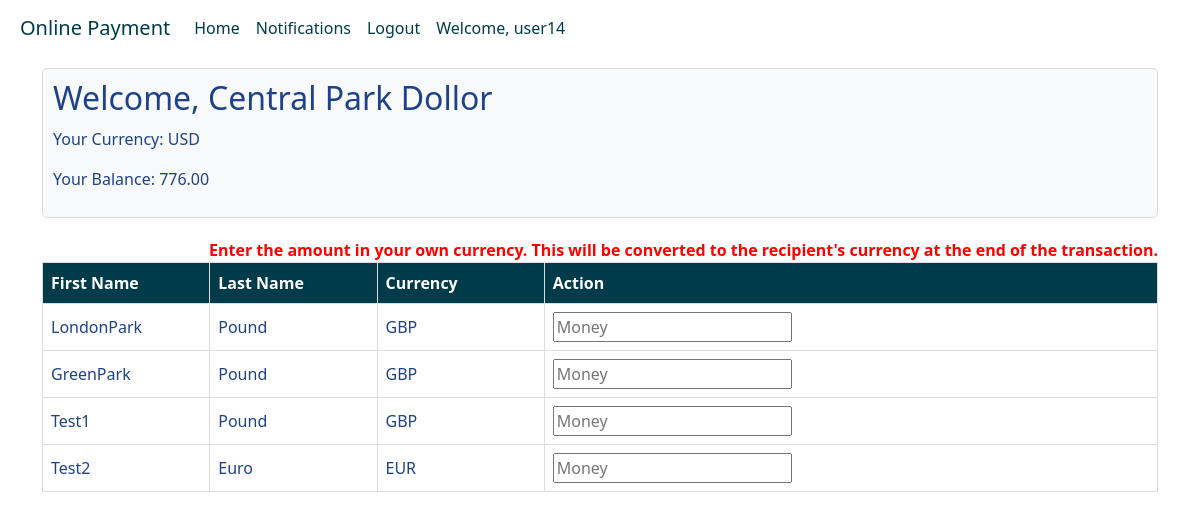
Screenshot of /register/user-list/ (signed in) with the database file from the repository.
### register/models.py (models this page shows, shortened)
class UserProfile(models.Model):
    user = models.OneToOneField(User, on_delete=models.CASCADE)
    first_name = models.CharField(max_length=100)
    last_name = models.CharField(max_length=100)
    email = models.EmailField()
    currency = models.CharField(max_length=3)
    balance = models.DecimalField(max_digits=10, decimal_places=2, default=1000)
    timestamp = models.DateTimeField(auto_now_add=True)

### register/views.py (the view)
# urls.py: path('user-list/', user_list, name='user_list'),
def user_list(request):
    user_profiles = UserProfile.objects.all().values('user__username', 'first_name', 'last_name', 'currency')
    if request.user.is_authenticated:
        current_user_profile = UserProfile.objects.get(user=request.user)
    else:
        current_user_profile = None
    return render(request, 'user_list.html',{
        'users': user_profiles,
        'current_user_profile': current_user_profile
    })

### templates/user_list.html (shortened to what this page needs)
{% extends './base.html' %}
{% block content %}
    {% if request.user.is_authenticated %}
        <div class="dashboard">
            <h2>Welcome, {{ current_user_profile.first_name }} {{ current_user_profile.last_name }}</h2>
            <p>Your Currency: {{ current_user_profile.currency }}</p>
            <p>Your Balance: {{ current_user_profile.balance }}</p>
        </div>
        <div class="table-container">
            <p style="text-align: right; color: red; font-weight: bold; margin: 0;">Enter the amount in your own currency. This will be converted to the recipient's currency at the end of the transaction.</p>
            <table>
                <tr>
                    <th>First Name</th>
                    <th>Last Name</th>
                    <th>Currency</th>
                    <th>Action</th>
                </tr>
                {% for user in users %}
                    {% if user.user__username != request.user.username %}
                        <tr>
                            <td>{{ user.first_name }}</td>
                            <td>{{ user.last_name }}</td>
                            <td>{{ user.currency }}</td>
                            <td>
                                <form action="" method="post" class="payment-form">
                                    <input type="text" name="amount" placeholder="Money" class="amount-input">
                                </form>
                            </td>
                        </tr>
                    {% endif %}
                {% endfor %}
            </table>
        </div>
    {% else %}
        <p style="font-size: 2em; color: red; font-weight: bold;">Please login first.</p>
    {% endif %}
{% endblock %}

### templates/base.html (shortened to what this page needs)
<!DOCTYPE html>
<html lang="en">
<head>
    {% load crispy_forms_tags %}
    <link href="https://cdn.jsdelivr.net/npm/bootstrap@5.3.0-alpha1/dist/css/bootstrap.min.css" rel="stylesheet">
</head>
<body>
<nav class="navbar navbar-expand-lg navbar-light fixed-top">
    <a class="navbar-brand" href="/register/user-list">Online Payment</a>
    <div class="collapse navbar-collapse" id="navbarText">
        <ul class="navbar-nav mr-auto">
            {% if user.is_authenticated %}
                <li class="nav-item">
                    <a class="nav-link" href="/register/user-list">Home</a>
                </li>
                <li class="nav-item">
                    <a class="nav-link" href="/payapp/notifications">Notifications</a>
                </li>
                <li class="nav-item">
                    <a class="nav-link" href="/register/logout">Logout</a>
                </li>
                <li class="nav-item">
                    <a class="nav-link" href="#">Welcome, {{user.username}}</a>
                </li>
            {% else %}
                <li class="nav-item">
                    <a class="nav-link" href="/register/login">Login</a>
                </li>
            {% endif %}
        </ul>
    </div>
</nav>
<div class="container py-5" id="content" name="content">
    {% block content %}
    {% endblock %}
</div>
</body>
</html>

### templates/base.html (style rules this page uses)
body { color: #1d4289; }
.navbar { background-color: #fff; }
.navbar .nav-link { color: #003b49 }
.navbar-brand { margin-left: 20px; color: #003b49 }
#content { margin-top: 20px; }

### templates/user_list.html (style rules this page uses)
table { width: 100%; border-collapse: collapse; table-layout: fixed; }
th:nth-child(1), td:nth-child(1), th:nth-child(2), td:nth-child(2), th:nth-child(3), td:nth-child(3) { width: 15%; }
th, td, tr { border: 1px solid #ddd; padding: 8px; overflow: hidden; text-overflow: ellipsis; }
th { background-color: #003b49; color: white; }
.dashboard { margin-bottom: 20px; padding: 10px; background-color: #f8f9fa; border: 1px solid #ddd; border-radius: 5px; }
.dashboard h2 { margin: 0 0 10px; }
.table-container { position: relative; }

### rows the page displays
UserProfile: first_name "Central Park", last_name "Dollor", currency "USD", balance "776.00"

### other values shown
{{ user.username }} "user14"
{{ user.first_name }} "LondonPark" "GreenPark" "Test1" "Test2"
{{ user.last_name }} "Pound" "Pound" "Pound" "Euro"
{{ user.currency }} "GBP" "GBP" "GBP" "EUR"
